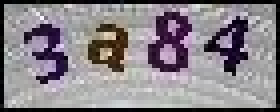
#> input picture opencv/data/a.jpg, 70 x 28 px (shown 4 times larger)
$ python normalize.py
#> lines starting #> are read from the running program, lines starting #| are printed output that depends on the picture; after the words box and inside, x2 and y2 are one past the last pixel; in counts of white or black regions, pixels touching at a corner belong together
# coding: utf-8

import cv2
import numpy as np
imga = cv2.imread('data/a.jpg',cv2.IMREAD_GRAYSCALE)
#> imga: shape (28, 70); min 0, max 247, mean 132.9

print(imga.shape)
#| (28, 70)


r,imga = cv2.threshold(imga,127,255,cv2.THRESH_BINARY_INV)
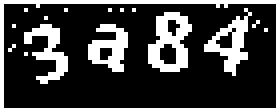
#> imga: shape (28, 70) (shown 4 times larger); 26.4% white in thin lines or dots
cv2.imshow("raw",imga)

kernel = cv2.getStructuringElement(cv2.MORPH_RECT,(2,2))
#腐蚀图像
eroded = cv2.erode(imga,kernel)
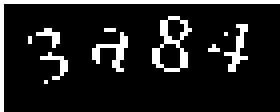
#> eroded: shape (28, 70) (shown 4 times larger); 12.6% white in thin lines or dots
#显示腐蚀后的图像
cv2.imshow("Eroded Image",eroded)
# #膨胀图像
dilated = cv2.dilate(eroded,kernel)
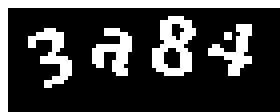
#> dilated: shape (28, 70) (shown 4 times larger); 24.8% white; 6 white regions (1 under 20 px), largest, box (x1, y1, x2, y2) and area: (0, 0, 70, 28) 192, (38, 4, 49, 19) 96, (7, 7, 18, 22) 68, (23, 7, 33, 19) 66, (52, 6, 63, 19) 60
# #显示膨胀后的图像
cv2.imshow("Dilated Image",dilated)


pad = 1
rectangle = np.zeros(imga.shape, dtype = "uint8")
cv2.rectangle(rectangle, (pad,pad), (imga.shape[1]-2*pad, imga.shape[0]-2*pad), 255, -1)
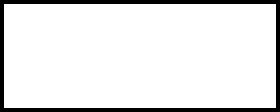
#> rectangle: shape (28, 70) (shown 4 times larger); 90.2% white; black in thin lines or dots
cv2.imshow("Rectangle", rectangle)
masked = cv2.bitwise_and(imga, imga, mask=rectangle)
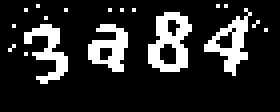
#> masked: shape (28, 70) (shown 4 times larger); 16.6% white in thin lines or dots, all inside (x1, y1, x2, y2) = (2, 1, 67, 21)
cv2.imshow("maksed",masked)


width = imga.shape[1]
#> width = 70
height = imga.shape[0]
#> height = 28
if width < 100:
	print("enlarge width")
	img = np.concatenate(
			(imga, np.zeros((height, 100 - width), dtype='uint8')), axis=1)
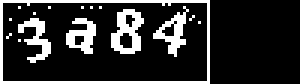
#> img: shape (28, 100) (shown 3 times larger); 18.5% white in thin lines or dots, all inside (x1, y1, x2, y2) = (0, 0, 70, 28)
else:
	print("no change")
	img  = imga


if height < 100:
	print("enlarge width")
	img = np.concatenate(
			(img, np.zeros((100 - height, 100), dtype='uint8')), axis=0)
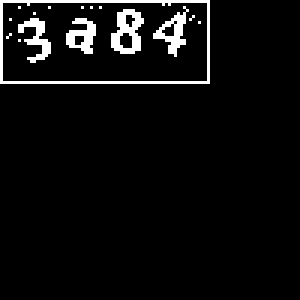
#> img: shape (100, 100) (shown 3 times larger); 5.2% white in thin lines or dots, all inside (x1, y1, x2, y2) = (0, 0, 70, 28)
else:
	print("no change")


cv2.waitKey(0)
cv2.destroyAllWindows()

$ run again, with opencv/data/b.jpg copied over opencv/data/a.jpg
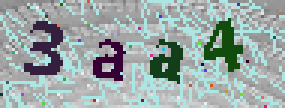
#> input picture opencv/data/b.jpg, 95 x 36 px (shown 3 times larger)
#| (36, 95)
#> `r,imga = cv2.threshold(imga,127,255,cv2.THRESH_BINARY_INV)`:
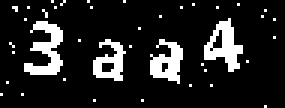
#> imga: shape (36, 95) (shown 3 times larger); 13.3% white; 40 white regions (36 under 20 px), largest, box (x1, y1, x2, y2) and area: (8, 7, 21, 25) 121, (68, 6, 81, 24) 114, (50, 13, 61, 28) 96, (31, 13, 42, 27) 83
#> eroded: shape (36, 95); 7% white in thin lines or dots, all inside (x1, y1, x2, y2) = (9, 8, 81, 27)
#> dilated: shape (36, 95); 11.8% white; 5 white regions (1 under 20 px), largest, box (x1, y1, x2, y2) and area: (9, 8, 22, 26) 119, (69, 8, 82, 25) 113, (51, 15, 62, 28) 88, (32, 14, 42, 28) 78
#> rectangle: shape (36, 95); 92.5% white; black in thin lines or dots
#> `img = np.concatenate( (img, np.zeros((100 - height, 100), dtype='uint8..`:
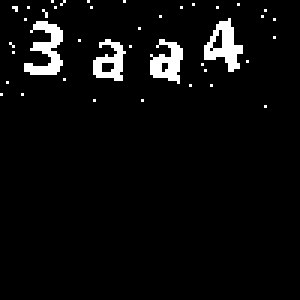
#> img: shape (100, 100) (shown 3 times larger); 4.6% white; 40 white regions (36 under 20 px), largest, box (x1, y1, x2, y2) and area: (8, 7, 21, 25) 121, (68, 6, 81, 24) 114, (50, 13, 61, 28) 96, (31, 13, 42, 27) 83
